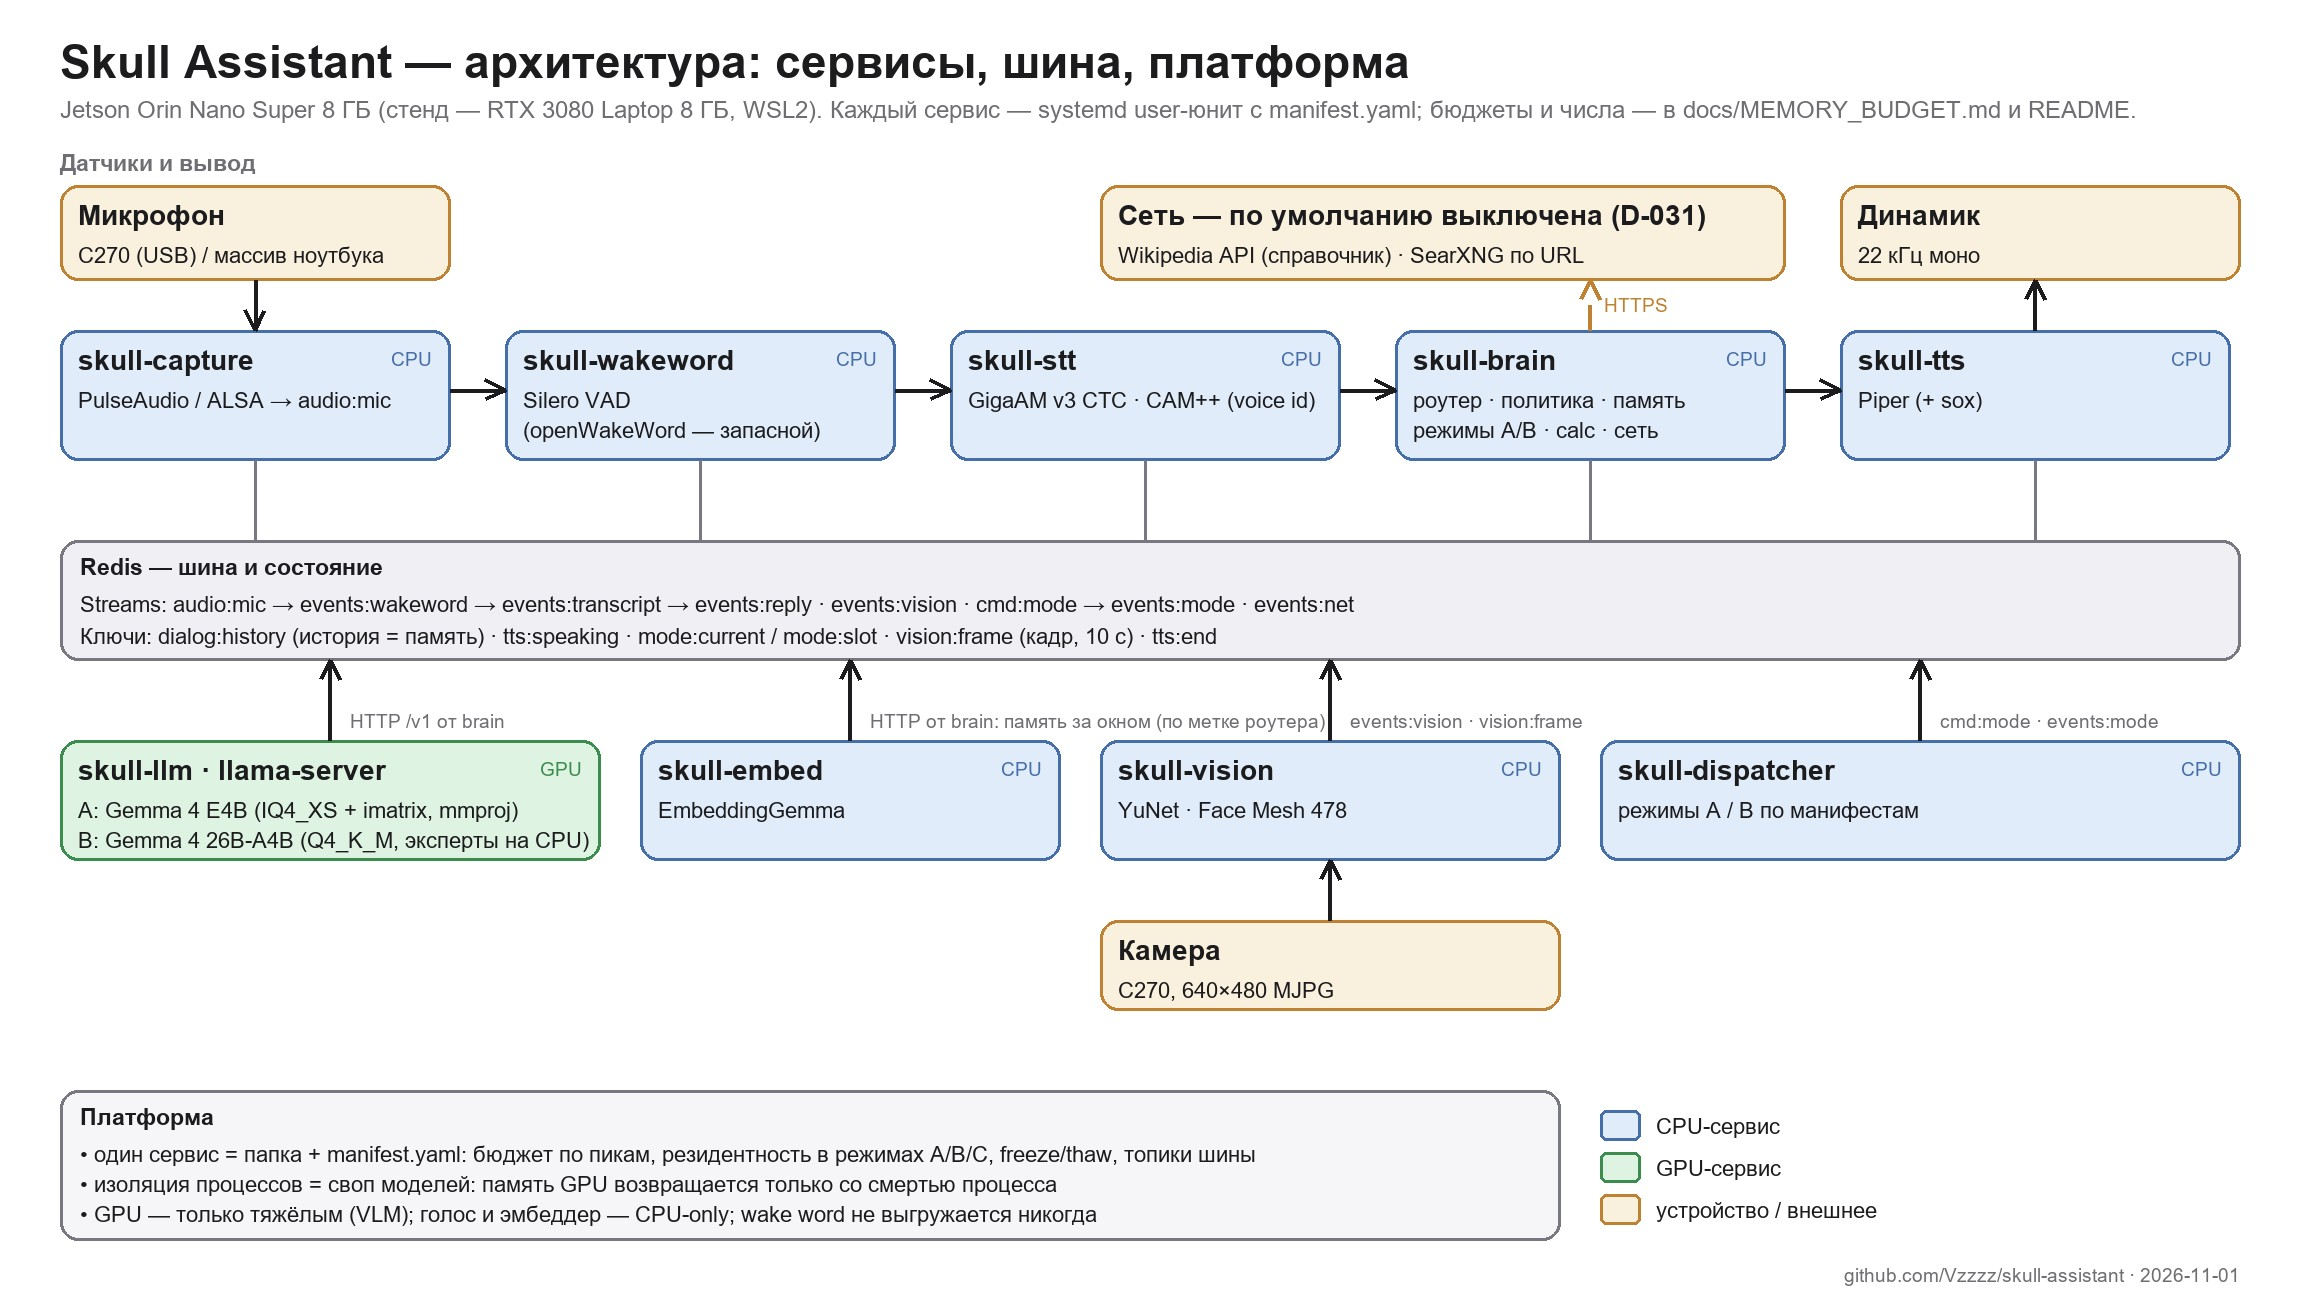

Write Python code to recreate this figure.
# -*- coding: utf-8 -*-
"""Draws docs/media/architecture.jpg — the project diagram: services (systemd units) with their models, the Redis bus,
the platform layer. Numbers and descriptions live in the tables (README, docs/MEMORY_BUDGET.md), not here.
Run from the repository root: python docs/media/architecture.py. Needs Pillow and a font with Cyrillic (Arial on
Windows, DejaVu Sans elsewhere)."""
import math
import os
from PIL import Image, ImageDraw, ImageFont

W, H = 2300, 1290
BG, INK, GREY = (255, 255, 255), (28, 28, 30), (110, 110, 115)
CPU, GPU, EXT, BUS, PLAT = (225, 236, 250), (222, 243, 226), (250, 240, 222), (240, 240, 244), (246, 246, 248)
CPU_B, GPU_B, EXT_B, BUS_B = (70, 110, 170), (60, 140, 80), (190, 130, 50), (120, 120, 130)
L, R = 60, 2240                      # left / right edge of the content; the net arrow runs outside R

HERE = os.path.dirname(os.path.abspath(__file__))


def font(size, bold=False):
    cands = (["C:/Windows/Fonts/arialbd.ttf"] if bold else ["C:/Windows/Fonts/arial.ttf"]) + \
            ["/usr/share/fonts/truetype/dejavu/DejaVuSans-Bold.ttf" if bold else "/usr/share/fonts/truetype/dejavu/DejaVuSans.ttf"]
    for c in cands:
        if os.path.exists(c):
            return ImageFont.truetype(c, size)
    return ImageFont.load_default()


F_TITLE, F_SUB, F_BOX, F_BODY, F_SMALL, F_BUS = font(46, True), font(24), font(28, True), font(22), font(19), font(23, True)

img = Image.new("RGB", (W, H), BG)
d = ImageDraw.Draw(img)


def text(x, y, s, f=F_BODY, fill=INK, anchor="la"):
    d.text((x, y), s, font=f, fill=fill, anchor=anchor)


def box(x0, y0, x1, y1, title, lines, fill, border, tag=None):
    d.rounded_rectangle((x0, y0, x1, y1), radius=18, fill=fill, outline=border, width=3)
    text(x0 + 18, y0 + 14, title, F_BOX)
    if tag:
        text(x1 - 18, y0 + 18, tag, F_SMALL, border, anchor="ra")
    y = y0 + 58
    for ln in lines:
        text(x0 + 18, y, ln, F_BODY)
        y += 30


def seg(p0, p1, color, dashed, width):
    (x0, y0), (x1, y1) = p0, p1
    if not dashed:
        d.line((x0, y0, x1, y1), fill=color, width=width); return
    n = max(1, int(math.hypot(x1 - x0, y1 - y0) / 18))
    for i in range(0, n, 2):
        a, b = i / n, min(1, (i + 1) / n)
        d.line((x0 + (x1 - x0) * a, y0 + (y1 - y0) * a, x0 + (x1 - x0) * b, y0 + (y1 - y0) * b), fill=color, width=width)


def arrow(*pts, color=INK, dashed=False, width=4):
    """Polyline with an arrowhead at the last point."""
    for a, b in zip(pts, pts[1:]):
        seg(a, b, color, dashed, width)
    (x0, y0), (x1, y1) = pts[-2], pts[-1]
    ang = math.atan2(y1 - y0, x1 - x0)
    for s in (+0.45, -0.45):
        d.line((x1, y1, x1 - 22 * math.cos(ang - s), y1 - 22 * math.sin(ang - s)), fill=color, width=width)


# ---- title
text(L, 36, "Skull Assistant — архитектура: сервисы, шина, платформа", F_TITLE)
text(L, 96, "Jetson Orin Nano Super 8 ГБ (стенд — RTX 3080 Laptop 8 ГБ, WSL2). Каждый сервис — systemd user-юнит с manifest.yaml; "
     "бюджеты и числа — в docs/MEMORY_BUDGET.md и README.", F_SUB, GREY)

# ---- sensors (top) : microphone over capture, speaker over tts
text(L, 150, "Датчики и вывод", F_BUS, GREY)
box(L, 185, 450, 280, "Микрофон", ["C270 (USB) / массив ноутбука"], EXT, EXT_B)
box(1840, 185, R, 280, "Динамик", ["22 кГц моно"], EXT, EXT_B)
# network above brain: brain -> net straight up, dashed (off by default)
box(1100, 185, 1785, 280, "Сеть — по умолчанию выключена (D-031)", ["Wikipedia API (справочник) · SearXNG по URL"], EXT, EXT_B)

# ---- voice pipeline: five boxes, 390 wide, 55 gaps
Y0, Y1 = 330, 460
cols = [(L + i * 445, L + i * 445 + 390) for i in range(5)]     # 60..450 … 1840..2230


def pbox(i, title, lines, fill=CPU, border=CPU_B, tag="CPU"):
    box(cols[i][0], Y0, cols[i][1], Y1, title, lines, fill, border, tag)


pbox(0, "skull-capture", ["PulseAudio / ALSA → audio:mic"])
pbox(1, "skull-wakeword", ["Silero VAD", "(openWakeWord — запасной)"])
pbox(2, "skull-stt", ["GigaAM v3 CTC · CAM++ (voice id)"])
pbox(3, "skull-brain", ["роутер · политика · память", "режимы A/B · calc · сеть"])
pbox(4, "skull-tts", ["Piper (+ sox)"])

arrow((255, 280), (255, Y0))                      # mic -> capture
arrow((2035, Y0), (2035, 280))                    # tts -> speaker (from the top edge of the box)
arrow((1590, Y0), (1590, 280), color=EXT_B, dashed=True)   # brain -> net
text(1604, 305, "HTTPS", F_SMALL, EXT_B, anchor="lm")
for i in range(4):
    arrow((cols[i][1], 390), (cols[i + 1][0], 390))   # stream names are listed on the bus band

# ---- bus band
BY0, BY1 = 540, 660
d.rounded_rectangle((L, BY0, R, BY1), radius=18, fill=BUS, outline=BUS_B, width=3)
text(L + 20, BY0 + 14, "Redis — шина и состояние", F_BUS)
text(L + 20, BY0 + 52, "Streams: audio:mic → events:wakeword → events:transcript → events:reply · events:vision · cmd:mode → events:mode · events:net", F_BODY)
text(L + 20, BY0 + 84, "Ключи: dialog:history (история = память) · tts:speaking · mode:current / mode:slot · vision:frame (кадр, 10 с) · tts:end", F_BODY)
for (a, b) in cols:
    d.line(((a + b) / 2, Y1, (a + b) / 2, BY0), fill=BUS_B, width=3)

# ---- lower row: models and helpers
Y2, Y3 = 740, 860
box(L, Y2, 600, Y3, "skull-llm · llama-server", ["A: Gemma 4 E4B (IQ4_XS + imatrix, mmproj)", "B: Gemma 4 26B-A4B (Q4_K_M, эксперты на CPU)"], GPU, GPU_B, "GPU")
box(640, Y2, 1060, Y3, "skull-embed", ["EmbeddingGemma"], CPU, CPU_B, "CPU")
box(1100, Y2, 1560, Y3, "skull-vision", ["YuNet · Face Mesh 478"], CPU, CPU_B, "CPU")
box(1600, Y2, R, Y3, "skull-dispatcher", ["режимы A / B по манифестам"], CPU, CPU_B, "CPU")

arrow((330, Y2), (330, BY1)); text(350, Y2 - 30, "HTTP /v1 от brain", F_SMALL, GREY)
arrow((850, Y2), (850, BY1)); text(870, Y2 - 30, "HTTP от brain: память за окном (по метке роутера)", F_SMALL, GREY)
arrow((1330, Y2), (1330, BY1)); text(1350, Y2 - 30, "events:vision · vision:frame", F_SMALL, GREY)
arrow((1920, Y2), (1920, BY1)); text(1940, Y2 - 30, "cmd:mode · events:mode", F_SMALL, GREY)

# ---- camera under vision, network under dispatcher
box(1100, 920, 1560, 1010, "Камера", ["C270, 640×480 MJPG"], EXT, EXT_B)
arrow((1330, 920), (1330, Y3))                    # camera -> vision

# ---- platform band + legend
PY0, PY1 = 1090, 1240
d.rounded_rectangle((L, PY0, 1560, PY1), radius=18, fill=PLAT, outline=BUS_B, width=3)
text(L + 20, PY0 + 14, "Платформа", F_BUS)
text(L + 20, PY0 + 52, "• один сервис = папка + manifest.yaml: бюджет по пикам, резидентность в режимах A/B/C, freeze/thaw, топики шины", F_BODY)
text(L + 20, PY0 + 82, "• изоляция процессов = своп моделей: память GPU возвращается только со смертью процесса", F_BODY)
text(L + 20, PY0 + 112, "• GPU — только тяжёлым (VLM); голос и эмбеддер — CPU-only; wake word не выгружается никогда", F_BODY)

lx = 1600
for i, (c, b, lab) in enumerate(((CPU, CPU_B, "CPU-сервис"), (GPU, GPU_B, "GPU-сервис"), (EXT, EXT_B, "устройство / внешнее"))):
    d.rounded_rectangle((lx, PY0 + 20 + i * 42, lx + 40, PY0 + 50 + i * 42), radius=6, fill=c, outline=b, width=3)
    text(lx + 56, PY0 + 24 + i * 42, lab, F_BODY)
text(R, H - 26, "github.com/Vzzzz/skull-assistant · 2026-11-01", F_SMALL, GREY, anchor="ra")

out = os.path.join(HERE, "architecture.jpg")
img.save(out, "JPEG", quality=90)
print(out, os.path.getsize(out) // 1024, "KB")
